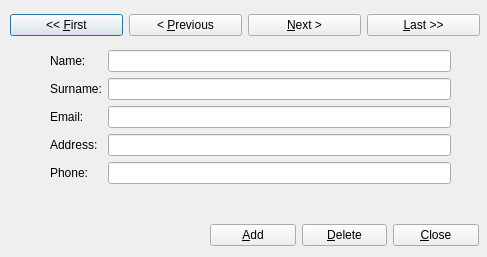
<?xml version="1.0" encoding="UTF-8"?>
<ui version="4.0">
 <class>CustomerDialog</class>
 <widget class="QDialog" name="CustomerDialog">
  <property name="windowModality">
   <enum>Qt::NonModal</enum>
  </property>
  <property name="geometry">
   <rect>
    <x>0</x>
    <y>0</y>
    <width>487</width>
    <height>257</height>
   </rect>
  </property>
  <property name="windowTitle">
   <string>Edit Customers</string>
  </property>
  <property name="windowIcon">
   <iconset resource="../halturka.qrc">
    <normaloff>:/images/customer.png</normaloff>:/images/customer.png</iconset>
  </property>
  <property name="sizeGripEnabled">
   <bool>false</bool>
  </property>
  <property name="modal">
   <bool>false</bool>
  </property>
  <widget class="QWidget" name="horizontalLayoutWidget">
   <property name="geometry">
    <rect>
     <x>10</x>
     <y>10</y>
     <width>470</width>
     <height>31</height>
    </rect>
   </property>
   <layout class="QHBoxLayout" name="horizontalLayout">
    <item>
     <widget class="QPushButton" name="firstButton">
      <property name="text">
       <string>&lt;&lt; &amp;First</string>
      </property>
     </widget>
    </item>
    <item>
     <widget class="QPushButton" name="previousButton">
      <property name="text">
       <string>&lt; &amp;Previous</string>
      </property>
     </widget>
    </item>
    <item>
     <widget class="QPushButton" name="nextButton">
      <property name="text">
       <string>&amp;Next &gt;</string>
      </property>
     </widget>
    </item>
    <item>
     <widget class="QPushButton" name="lastButton">
      <property name="text">
       <string>&amp;Last &gt;&gt;</string>
      </property>
     </widget>
    </item>
   </layout>
  </widget>
  <widget class="QWidget" name="horizontalLayoutWidget_2">
   <property name="geometry">
    <rect>
     <x>210</x>
     <y>220</y>
     <width>269</width>
     <height>31</height>
    </rect>
   </property>
   <layout class="QHBoxLayout" name="horizontalLayout_2">
    <item>
     <widget class="QPushButton" name="addButton">
      <property name="text">
       <string>&amp;Add</string>
      </property>
     </widget>
    </item>
    <item>
     <widget class="QPushButton" name="deleteButton">
      <property name="text">
       <string>&amp;Delete</string>
      </property>
     </widget>
    </item>
    <item>
     <widget class="QPushButton" name="closeButton">
      <property name="text">
       <string>&amp;Close</string>
      </property>
     </widget>
    </item>
   </layout>
  </widget>
  <widget class="QWidget" name="formLayoutWidget_2">
   <property name="geometry">
    <rect>
     <x>50</x>
     <y>50</y>
     <width>401</width>
     <height>161</height>
    </rect>
   </property>
   <layout class="QFormLayout" name="formLayout_2">
    <item row="0" column="0">
     <widget class="QLabel" name="nameLabel">
      <property name="text">
       <string>Name:</string>
      </property>
     </widget>
    </item>
    <item row="0" column="1">
     <widget class="QLineEdit" name="nameEdit"/>
    </item>
    <item row="1" column="0">
     <widget class="QLabel" name="surnameLabel">
      <property name="text">
       <string>Surname:</string>
      </property>
     </widget>
    </item>
    <item row="1" column="1">
     <widget class="QLineEdit" name="surnameEdit"/>
    </item>
    <item row="2" column="0">
     <widget class="QLabel" name="emailLabel">
      <property name="text">
       <string>Email:</string>
      </property>
     </widget>
    </item>
    <item row="2" column="1">
     <widget class="QLineEdit" name="emailEdit">
      <property name="text">
       <string/>
      </property>
     </widget>
    </item>
    <item row="3" column="0">
     <widget class="QLabel" name="addressLabel">
      <property name="text">
       <string>Address:</string>
      </property>
     </widget>
    </item>
    <item row="3" column="1">
     <widget class="QLineEdit" name="addressEdit"/>
    </item>
    <item row="4" column="0">
     <widget class="QLabel" name="phoneLabel">
      <property name="text">
       <string>Phone:</string>
      </property>
     </widget>
    </item>
    <item row="4" column="1">
     <widget class="QLineEdit" name="phoneEdit"/>
    </item>
   </layout>
  </widget>
 </widget>
 <resources>
  <include location="../halturka.qrc"/>
 </resources>
 <connections/>
</ui>
